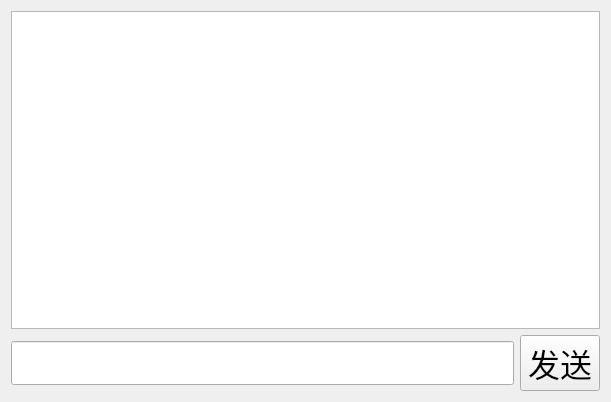
<?xml version="1.0" encoding="UTF-8"?>
<ui version="4.0">
 <class>PrivateChat</class>
 <widget class="QWidget" name="PrivateChat">
  <property name="geometry">
   <rect>
    <x>0</x>
    <y>0</y>
    <width>611</width>
    <height>402</height>
   </rect>
  </property>
  <property name="windowTitle">
   <string>Form</string>
  </property>
  <layout class="QHBoxLayout" name="horizontalLayout_2">
   <item>
    <layout class="QVBoxLayout" name="verticalLayout">
     <item>
      <widget class="QTextEdit" name="showMsg_TE">
       <property name="font">
        <font>
         <pointsize>24</pointsize>
        </font>
       </property>
      </widget>
     </item>
     <item>
      <layout class="QHBoxLayout" name="horizontalLayout">
       <item>
        <widget class="QLineEdit" name="inputMsg_LE">
         <property name="font">
          <font>
           <pointsize>24</pointsize>
          </font>
         </property>
        </widget>
       </item>
       <item>
        <widget class="QPushButton" name="sendMsg_PB">
         <property name="font">
          <font>
           <pointsize>24</pointsize>
          </font>
         </property>
         <property name="text">
          <string>发送</string>
         </property>
        </widget>
       </item>
      </layout>
     </item>
    </layout>
   </item>
  </layout>
 </widget>
 <resources/>
 <connections/>
</ui>
